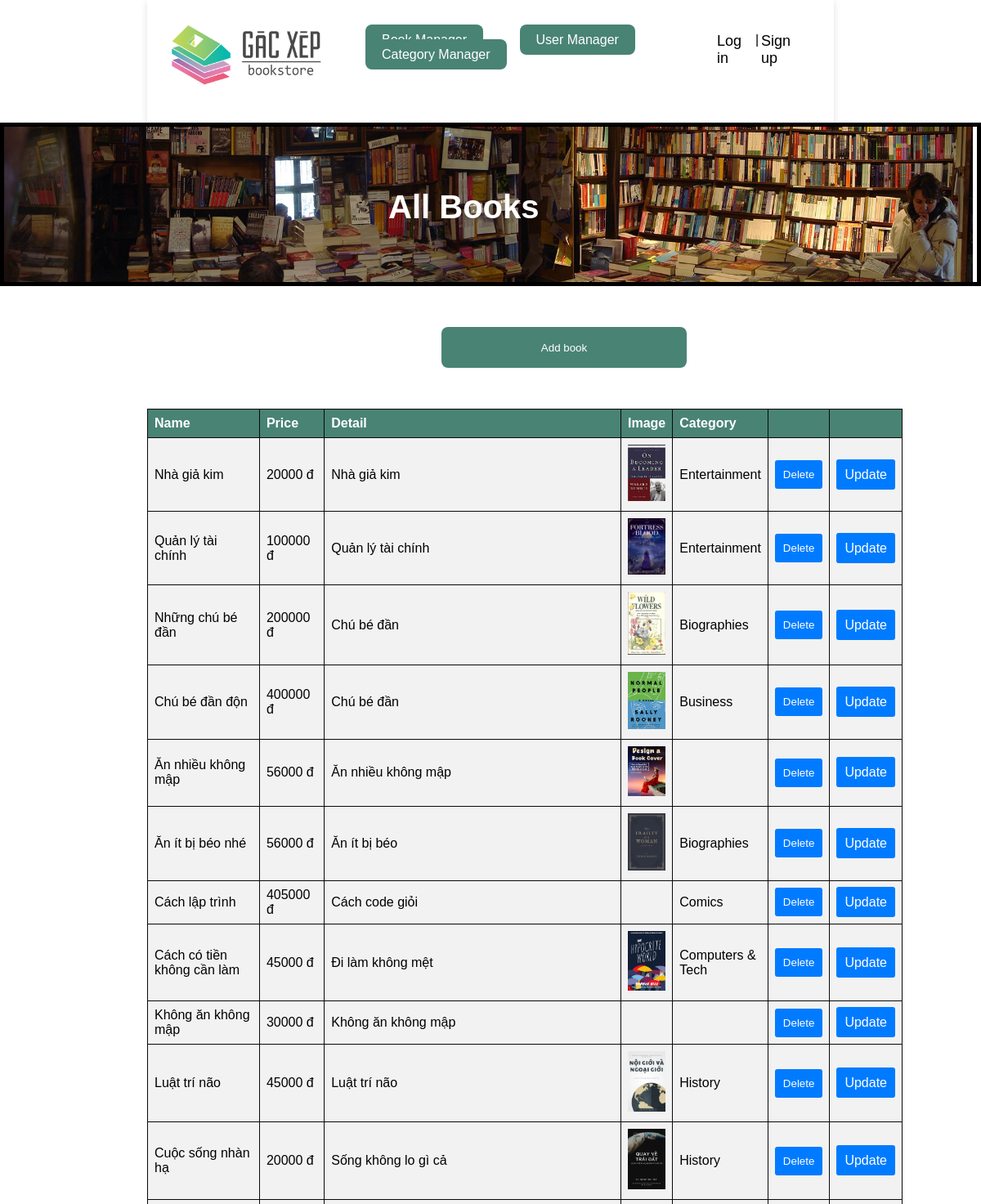
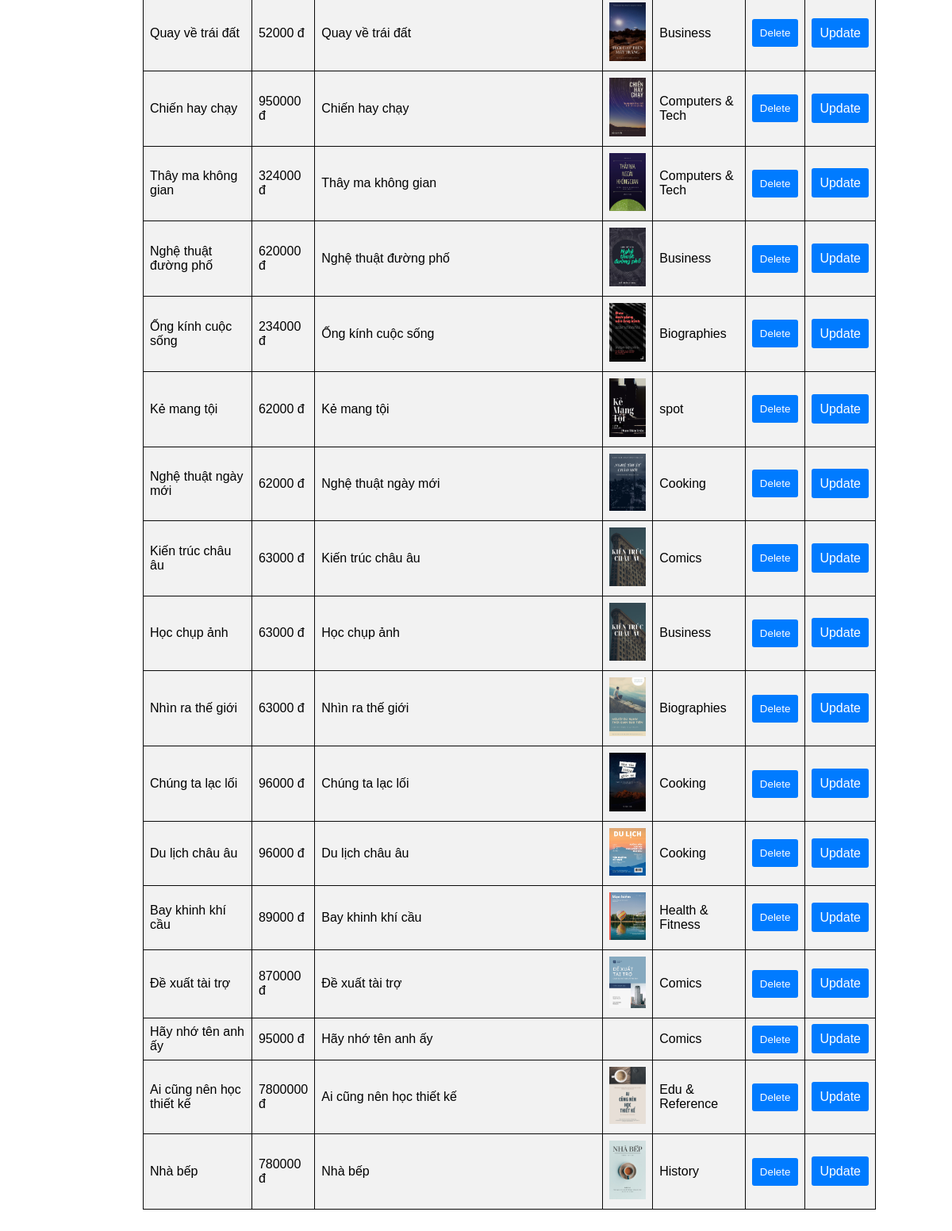
The page /FontEndBTEC/FontEndBTEC/admin.php on the database its author committed (2 pictures, top to bottom).
### tables this page shows
CREATE TABLE `book` (
  `BookID` int(11) NOT NULL,
  `BookName` varchar(100) NOT NULL,
  `BookPrice` float NOT NULL,
  `BookDetail` text NOT NULL,
  `BookImage` varchar(200) NOT NULL,
  `CategoryID` int(11) NOT NULL,
  `Quantity` int(11) NOT NULL
);

CREATE TABLE `category` (
  `CategoryID` int(11) NOT NULL,
  `CategoryName` varchar(100) NOT NULL
);

### FontEndBTEC/FontEndBTEC/admin.php (the view, shortened to what this page needs)
<!DOCTYPE html>
<html lang="en">
<head>
    <link rel="stylesheet" href="CSS/index.css">
</head>
<body>
    <div id="header">
        <div class="logo">
            <a href="admin.php">
                <img src="IMG/logo.webp" width="200px" alt="">
            </a>
        </div>
        <div class="search">
            <a class="adminBtn" href="admin.php">Book Manager</a>
            <a class="adminBtn" href="userManager.php">User Manager</a>
            <a class="adminBtn" href="categoryManager.php">Category Manager</a>
        </div>
        <div class="actionUser">
            <?php
            if (!isset($_SESSION['username'])) {
                echo "
                <a href='login.php'>Log in</a>
                <p>|</p>
                <a href='signup.php'>Sign up</a>";
            }
            ?>
        </div>
    </div>
    <div class="imgTitle">
        <img src="IMG/bg_breadcrumb.jpg" alt="">
        <h2>All Books</h2>
    </div>
    <button id="popup-btn" style="width: 300px; height: 50px; margin-left: 45%; margin-top: 50px;
    border-radius: 8px; background-color: #498374; color: white; border: none">Add book</button>
    <div style="margin-bottom: 50px;" id="content">
        <table>
            <thead>
                <tr>
                    <th style="background-color: #498374; color: white;">Name</th>
                    <th style="background-color: #498374; color: white;">Price</th>
                    <th style="background-color: #498374; color: white;">Detail</th>
                    <th style="background-color: #498374; color: white;">Image</th>
                    <th style="background-color: #498374; color: white;">Category</th>
                    <th style="background-color: #498374; color: white;"></th>
                    <th style="background-color: #498374; color: white;"></th>
                </tr>
            </thead>
            <tbody>
                <?php
                $connect = mysqli_connect('localhost', 'root', '', 'bookstore');
                $sql = "SELECT * FROM book";
                $result = mysqli_query($connect, $sql);
                while ($row_product = mysqli_fetch_array($result)) {
                    $book_id = $row_product['BookID'];
                    $book_name = $row_product['BookName'];
                    $book_detail = $row_product['BookDetail'];
                    $book_price = $row_product['BookPrice'];
                    $book_image = $row_product['BookImage'];
                    $catebook_id = $row_product['CategoryID'];
                    $sql_cate = "SELECT CategoryName FROM category WHERE CategoryID = '$catebook_id'";
                    $result_cate = mysqli_query($connect, $sql_cate);
                    $row_cate = mysqli_fetch_array($result_cate);
                    $cate_name = $row_cate['CategoryName'];
                    echo "
                            <tr>
                            <td style='width: 15%'>$book_name</td>
                            <td>$book_price đ</td>
                            <td style='width: 40%;'>$book_detail</td>
                            <td style='width: 5%;'><img src='IMG/$book_image' alt=''></td>
                            <td>$cate_name</td>
                            <td style='width: 5%;'>
                            <form action='admin.php' method='post'>
                            <input type='text' name='del' value='$book_id' hidden>
                                <button style='padding: 10px;
                                background-color: #007bff;
                                color: #fff;
                                border: none;
                                border-radius: 3px;
                                cursor: pointer;' name='delete' type='submit'>Delete</button></td>
                            </form>
                            <td style='width: 5%;'><a
                            style='padding: 10px;
                            background-color: #007bff;
                            color: #fff;
                            border: none;
                            border-radius: 3px;
                            cursor: pointer;' href='updateBook.php?key=$book_id' type='submit'>Update</a></td>
                            </tr>
                        ";
                }
                ?>
            </tbody>
        </table>
    </div>
</body>
</html>

### FontEndBTEC/FontEndBTEC/admin.php (style rules this page uses)
button[type="submit"] { padding: 10px; background-color: #007bff; color: #fff; border: none; border-radius: 3px; cursor: pointer; }
.adminBtn { margin-right: 20px; margin-left: 20px; background-color: #498374; color: white; padding: 10px 20px; border-radius: 8px; }
table { border-collapse: collapse; width: 100%; }
th, td { border: 1px solid #090909; padding: 8px; text-align: left; }
th { background-color: #f2f2f2; font-weight: bold; }
tr:nth-child(even) { background-color: #f2f2f2; }
tr:nth-child(odd) { background-color: #f2f2f2; }
img { max-width: 100%; height: auto; }

### rows shown on the page
book: BookName "Nhà giả kim", BookPrice "20000", BookDetail "Nhà giả kim", BookImage (picture), CategoryID.CategoryName "Entertainment"
book: BookName "Quản lý tài chính", BookPrice "100000", BookDetail "Quản lý tài chính", BookImage (picture), CategoryID.CategoryName "Entertainment"
book: BookName "Những chú bé đần", BookPrice "200000", BookDetail "Chú bé đần", BookImage (picture), CategoryID.CategoryName "Biographies"
book: BookName "Chú bé đần độn", BookPrice "400000", BookDetail "Chú bé đần", BookImage (picture), CategoryID.CategoryName "Business"
book: BookName "Ăn nhiều không mập", BookPrice "56000", BookDetail "Ăn nhiều không mập", BookImage (picture)
book: BookName "Ăn ít bị béo nhé", BookPrice "56000", BookDetail "Ăn ít bị béo", BookImage (picture), CategoryID.CategoryName "Biographies"
book: BookName "Cách lập trình", BookPrice "405000", BookDetail "Cách code giỏi", CategoryID.CategoryName "Comics"
book: BookName "Cách có tiền không cần làm", BookPrice "45000", BookDetail "Đi làm không mệt", BookImage (picture), CategoryID.CategoryName "Computers & Tech"
book: BookName "Không ăn không mập", BookPrice "30000", BookDetail "Không ăn không mập"
book: BookName "Luật trí não", BookPrice "45000", BookDetail "Luật trí não", BookImage (picture), CategoryID.CategoryName "History"
book: BookName "Cuộc sống nhàn hạ", BookPrice "20000", BookDetail "Sống không lo gì cả", BookImage (picture), CategoryID.CategoryName "History"
book: BookName "Quay về trái đất", BookPrice "52000", BookDetail "Quay về trái đất", BookImage (picture), CategoryID.CategoryName "Business"
book: BookName "Chiến hay chạy", BookPrice "950000", BookDetail "Chiến hay chạy", BookImage (picture), CategoryID.CategoryName "Computers & Tech"
book: BookName "Thây ma không gian", BookPrice "324000", BookDetail "Thây ma không gian", BookImage (picture), CategoryID.CategoryName "Computers & Tech"
book: BookName "Nghệ thuật đường phố", BookPrice "620000", BookDetail "Nghệ thuật đường phố", BookImage (picture), CategoryID.CategoryName "Business"
book: BookName "Ống kính cuộc sống", BookPrice "234000", BookDetail "Ống kính cuộc sống", BookImage (picture), CategoryID.CategoryName "Biographies"
book: BookName "Kẻ mang tội", BookPrice "62000", BookDetail "Kẻ mang tội", BookImage (picture), CategoryID.CategoryName "spot"
book: BookName "Nghệ thuật ngày mới", BookPrice "62000", BookDetail "Nghệ thuật ngày mới", BookImage (picture), CategoryID.CategoryName "Cooking"
book: BookName "Kiến trúc châu âu", BookPrice "63000", BookDetail "Kiến trúc châu âu", BookImage (picture), CategoryID.CategoryName "Comics"
book: BookName "Học chụp ảnh", BookPrice "63000", BookDetail "Học chụp ảnh", BookImage (picture), CategoryID.CategoryName "Business"
book: BookName "Nhìn ra thế giới", BookPrice "63000", BookDetail "Nhìn ra thế giới", BookImage (picture), CategoryID.CategoryName "Biographies"
book: BookName "Chúng ta lạc lối", BookPrice "96000", BookDetail "Chúng ta lạc lối", BookImage (picture), CategoryID.CategoryName "Cooking"
book: BookName "Du lịch châu âu", BookPrice "96000", BookDetail "Du lịch châu âu", BookImage (picture), CategoryID.CategoryName "Cooking"
book: BookName "Bay khinh khí cầu", BookPrice "89000", BookDetail "Bay khinh khí cầu", BookImage (picture), CategoryID.CategoryName "Health & Fitness"
book: BookName "Đề xuất tài trợ", BookPrice "870000", BookDetail "Đề xuất tài trợ", BookImage (picture), CategoryID.CategoryName "Comics"
book: BookName "Hãy nhớ tên anh ấy", BookPrice "95000", BookDetail "Hãy nhớ tên anh ấy", CategoryID.CategoryName "Comics"
book: BookName "Ai cũng nên học thiết kế", BookPrice "7800000", BookDetail "Ai cũng nên học thiết kế", BookImage (picture), CategoryID.CategoryName "Edu & Reference"
book: BookName "Nhà bếp", BookPrice "780000", BookDetail "Nhà bếp", BookImage (picture), CategoryID.CategoryName "History"
